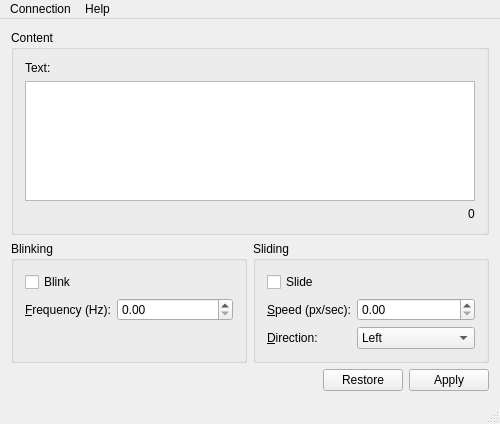
<?xml version="1.0" encoding="UTF-8"?>
<ui version="4.0">
 <class>Panel</class>
 <widget class="QMainWindow" name="Panel">
  <property name="geometry">
   <rect>
    <x>0</x>
    <y>0</y>
    <width>500</width>
    <height>424</height>
   </rect>
  </property>
  <property name="windowTitle">
   <string>Panel</string>
  </property>
  <widget class="QWidget" name="centralWidget">
   <layout class="QVBoxLayout" name="verticalLayout">
    <item>
     <layout class="QHBoxLayout" name="north">
      <item>
       <widget class="QGroupBox" name="contentBox">
        <property name="title">
         <string>Content</string>
        </property>
        <layout class="QVBoxLayout" name="verticalLayout_3">
         <item>
          <widget class="QLabel" name="textLabel">
           <property name="text">
            <string>Text:</string>
           </property>
          </widget>
         </item>
         <item>
          <widget class="QPlainTextEdit" name="textMessageField"/>
         </item>
         <item alignment="Qt::AlignRight">
          <widget class="QLabel" name="remainingChars">
           <property name="statusTip">
            <string notr="true"/>
           </property>
           <property name="text">
            <string>0</string>
           </property>
           <property name="textInteractionFlags">
            <set>Qt::NoTextInteraction</set>
           </property>
          </widget>
         </item>
        </layout>
       </widget>
      </item>
     </layout>
    </item>
    <item>
     <layout class="QHBoxLayout" name="horizontalLayout">
      <item>
       <widget class="QGroupBox" name="blinkingBox">
        <property name="title">
         <string>Blinking</string>
        </property>
        <layout class="QFormLayout" name="formLayout">
         <item row="0" column="0">
          <widget class="QCheckBox" name="blinkCheckBox">
           <property name="text">
            <string>Blink</string>
           </property>
          </widget>
         </item>
         <item row="1" column="0">
          <widget class="QLabel" name="frequencyLabel">
           <property name="text">
            <string>&amp;Frequency (Hz):</string>
           </property>
           <property name="buddy">
            <cstring>frequencySpinBox</cstring>
           </property>
          </widget>
         </item>
         <item row="1" column="1">
          <widget class="QDoubleSpinBox" name="frequencySpinBox"/>
         </item>
        </layout>
       </widget>
      </item>
      <item>
       <widget class="QGroupBox" name="slidingBox">
        <property name="title">
         <string>Sliding</string>
        </property>
        <layout class="QFormLayout" name="formLayout_2">
         <item row="0" column="0">
          <widget class="QCheckBox" name="slideCheckBox">
           <property name="text">
            <string>Slide</string>
           </property>
          </widget>
         </item>
         <item row="1" column="0">
          <widget class="QLabel" name="speedLabel">
           <property name="text">
            <string>&amp;Speed (px/sec):</string>
           </property>
           <property name="buddy">
            <cstring>speedSpinBox</cstring>
           </property>
          </widget>
         </item>
         <item row="1" column="1">
          <widget class="QDoubleSpinBox" name="speedSpinBox"/>
         </item>
         <item row="2" column="0">
          <widget class="QLabel" name="directionLabel">
           <property name="text">
            <string>&amp;Direction:</string>
           </property>
           <property name="buddy">
            <cstring>directionBox</cstring>
           </property>
          </widget>
         </item>
         <item row="2" column="1">
          <widget class="QComboBox" name="directionBox">
           <item>
            <property name="text">
             <string>Left</string>
            </property>
           </item>
           <item>
            <property name="text">
             <string>Right</string>
            </property>
           </item>
          </widget>
         </item>
        </layout>
       </widget>
      </item>
     </layout>
    </item>
    <item>
     <layout class="QHBoxLayout" name="actionButtons">
      <item>
       <spacer name="horizontalSpacer">
        <property name="orientation">
         <enum>Qt::Horizontal</enum>
        </property>
        <property name="sizeHint" stdset="0">
         <size>
          <width>40</width>
          <height>20</height>
         </size>
        </property>
       </spacer>
      </item>
      <item>
       <widget class="QPushButton" name="restoreButton">
        <property name="text">
         <string>Restore</string>
        </property>
       </widget>
      </item>
      <item>
       <widget class="QPushButton" name="applyButton">
        <property name="text">
         <string>Apply</string>
        </property>
       </widget>
      </item>
     </layout>
    </item>
   </layout>
  </widget>
  <widget class="QMenuBar" name="menuBar">
   <property name="geometry">
    <rect>
     <x>0</x>
     <y>0</y>
     <width>500</width>
     <height>21</height>
    </rect>
   </property>
   <widget class="QMenu" name="menuConnection">
    <property name="title">
     <string>Connection</string>
    </property>
    <addaction name="separator"/>
    <addaction name="changePasswordAction"/>
    <addaction name="changeConfigAction"/>
    <addaction name="separator"/>
    <addaction name="quitAction"/>
   </widget>
   <widget class="QMenu" name="menuAbout">
    <property name="title">
     <string>Help</string>
    </property>
    <addaction name="aboutAction"/>
   </widget>
   <addaction name="menuConnection"/>
   <addaction name="menuAbout"/>
  </widget>
  <widget class="QStatusBar" name="statusBar"/>
  <action name="changePasswordAction">
   <property name="text">
    <string>Change password...</string>
   </property>
  </action>
  <action name="changeConfigAction">
   <property name="text">
    <string>Change network configuration...</string>
   </property>
  </action>
  <action name="aboutAction">
   <property name="text">
    <string>About...</string>
   </property>
  </action>
  <action name="quitAction">
   <property name="text">
    <string>Quit</string>
   </property>
   <property name="shortcut">
    <string>Ctrl+Q</string>
   </property>
  </action>
 </widget>
 <layoutdefault spacing="6" margin="11"/>
 <resources/>
 <connections/>
</ui>
